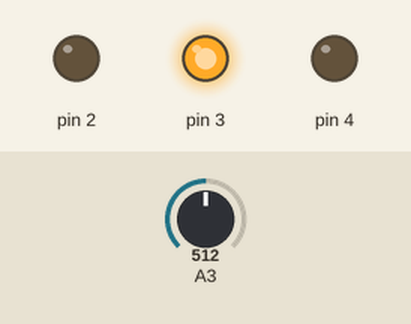
This sketch was run on a simulated Arduino Uno, built with avr-gcc and run on an emulated ATmega328P. Shown: output pins drawn as LEDs (lit = HIGH). The test bench sets the inputs (shaded band); at power-on: A3 = 512.

Above: at 1.2 s.
1.3 s: A3 set to 494
At 2.5 s:
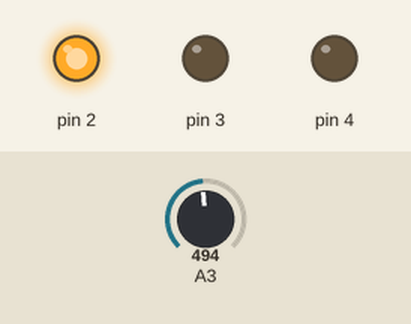
2.8 s: A3 set to 1023
At 4.0 s:
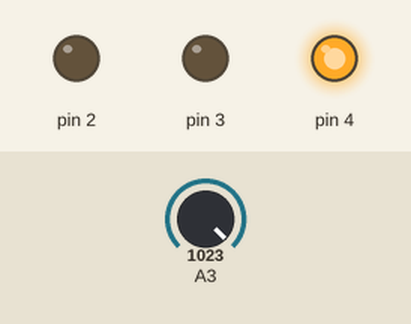
4.3 s: A3 set to 1010
At 5.5 s:
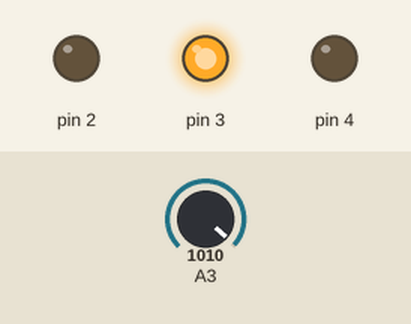
5.8 s: A3 set to 511
At 7.1 s:
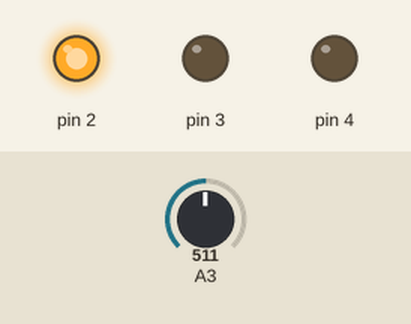
Timing chart, 0 to 8.3 s (numbered marks = the images above; inputs shaded):
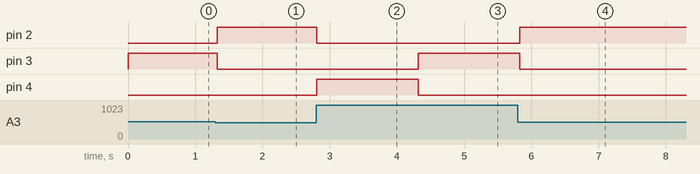

Measured:
- the behaviour switches between 512 and 511 on A3 (found by bisection; images 0 and 1)
- the behaviour switches between 1023 and 1022 on A3 (found by bisection; images 2 and 3)
- after the input at 1.3 s, pin 2: LOW → HIGH at once; pin 3: HIGH → LOW at once
- after the input at 2.8 s, pin 2: HIGH → LOW at once; pin 4: LOW → HIGH at once
- after the input at 4.3 s, pin 3: LOW → HIGH at once; pin 4: HIGH → LOW at once
- after the input at 5.8 s, pin 2: LOW → HIGH at once; pin 3: HIGH → LOW at once

The sketch:

dz2_1.ino
```cpp
void setup()
{
  pinMode(2, OUTPUT);
  pinMode(3, OUTPUT);
  pinMode(4, OUTPUT);
}

void loop()
{
  int val = analogRead(A3);

  val = map(val, 0, 1023, 0, 2);
  val = constrain(val, 0, 2);

  switch(val)
  {
    case 0:
      digitalWrite(2, HIGH);
      digitalWrite(3, LOW);
      digitalWrite(4, LOW);
    break;

    case 1:
      digitalWrite(2, LOW);
      digitalWrite(3, HIGH);
      digitalWrite(4, LOW);
    break;

    case 2:
      digitalWrite(2, LOW);
      digitalWrite(3, LOW);
      digitalWrite(4, HIGH);
    break;
  }

  delay(30);
}
```
